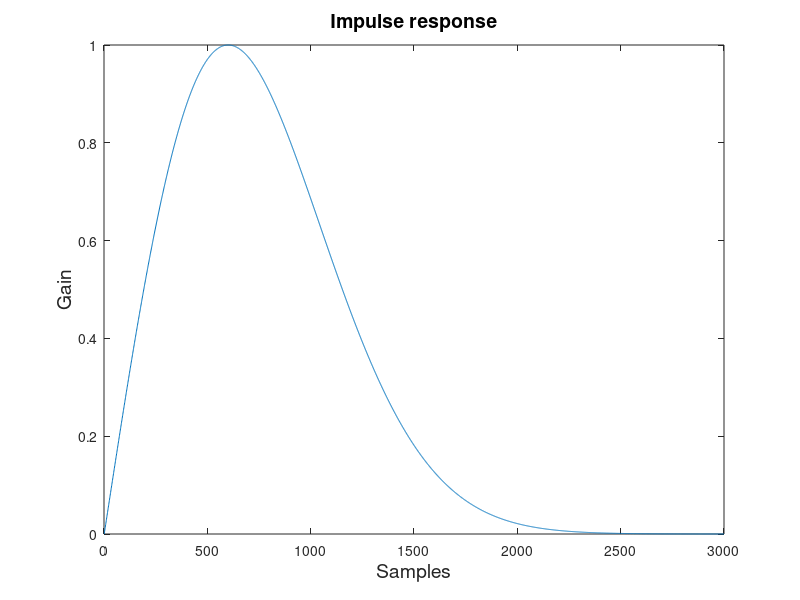

This chart was generated by the following MATLAB code: (Note: this script raises an error after producing the figure.)
clear all;
close all;
v_max = 50;
carrier = 9.55e9;
fontsize = 14;

tau = 15e-6;
fs = 2e8;
N = tau*fs;
amp = ones(1,N);
f_points = 100;


%% IR
domain = linspace(0,5,N);
impulse_response = raylpdf(domain, 1);
impulse_response = impulse_response/max(impulse_response);

%% IR plot
fig = figure;
plot(impulse_response);
title('Impulse response', 'FontSize', fontsize);
xlabel('Samples', 'FontSize', fontsize);
ylabel('Gain', 'FontSize', fontsize);
print(fig, '-dpng', '-r300', '../thesis/figures/tf1.png');


%% pulse
[clean_signal signal new_tau] = makesignal(amp, [], [], impulse_response, tau, fs);
[delay v the_af] = af(signal, clean_signal, new_tau, fs, v_max, f_points, carrier);
t_str = sprintf('Pulse w/ IR distortion ( \\tau=15 \\mus, f=%1.2f GHz )      ', carrier./1e9);
fig = plotaf(t_str, delay,v,the_af);
print(fig, '-dpng', '-r300', '../thesis/figures/pulsewir-15us.png');





%% LFM
%
B = 5e6;
f_signal = linspace(-B/2,B/2,N);
[clean_signal signal new_tau] = makesignal(amp, [], f_signal, impulse_response, tau, fs);
[delay v the_af] = af(signal, clean_signal, new_tau, fs, v_max, f_points, carrier);
t_str = sprintf('LFM w/ IR distortion ( \\tau=15 \\mus, f=%1.2f GHz )      ', carrier./1e9);
fig = plotaf(t_str, delay,v,the_af);
filename = sprintf('../thesis/figures/lfmwir-%ius.png',tau*1e6);
print(fig, '-dpng', '-r300', filename);


%% NLFM
B = 5e6;
a = 3;
f_signal = B/2 .* generate_arbitrary_fm(tau, fs, a);
[clean_signal signal new_tau] = makesignal(amp, [], f_signal, impulse_response, tau, fs);
[delay v the_af] = af(signal, clean_signal, new_tau, fs, v_max, f_points, carrier);
t_str = sprintf('NLFM w/ IR distortion ( \\tau=15 \\mus, f=%1.2f GHz )      ', carrier./1e9);
fig = plotaf(t_str, delay,v,the_af);
filename = sprintf('../thesis/figures/nlfmwir-%ius.png',tau*1e6);
print(fig, '-dpng', '-r300', filename);

[delay v the_af] = af(clean_signal, clean_signal, new_tau, fs, v_max, f_points, carrier);
t_str = sprintf('NLFM ( \\tau=15 \\mus, f=%1.2f GHz )      ', carrier./1e9);
fig = plotaf(t_str, delay,v,the_af);
filename = sprintf('../thesis/figures/nlfm-%ius-af.png',tau*1e6);
print(fig, '-dpng', '-r300', filename);


%% barker
phase = [ 0 0 0 0 0 1 1 0 0 1 0 1 0] * pi;
phase = kron(phase, ones(1,50));
f_points = 100;
%impulse_response = [];
[clean_signal signal new_tau] = makesignal([], phase, [], impulse_response, tau, fs);
[delay v the_af] = af(signal, clean_signal, new_tau, fs, v_max, f_points, carrier);
t_str = sprintf('Barker w/ IR distortion ( \\tau=15 \\mus, f=%1.2f GHz )      ', carrier./1e9);
fig = plotaf(t_str, delay,v,the_af);
filename = sprintf('../thesis/figures/barkerwir-%ius.png', tau*1e6);
print(fig, '-dpng', '-r300', filename);
